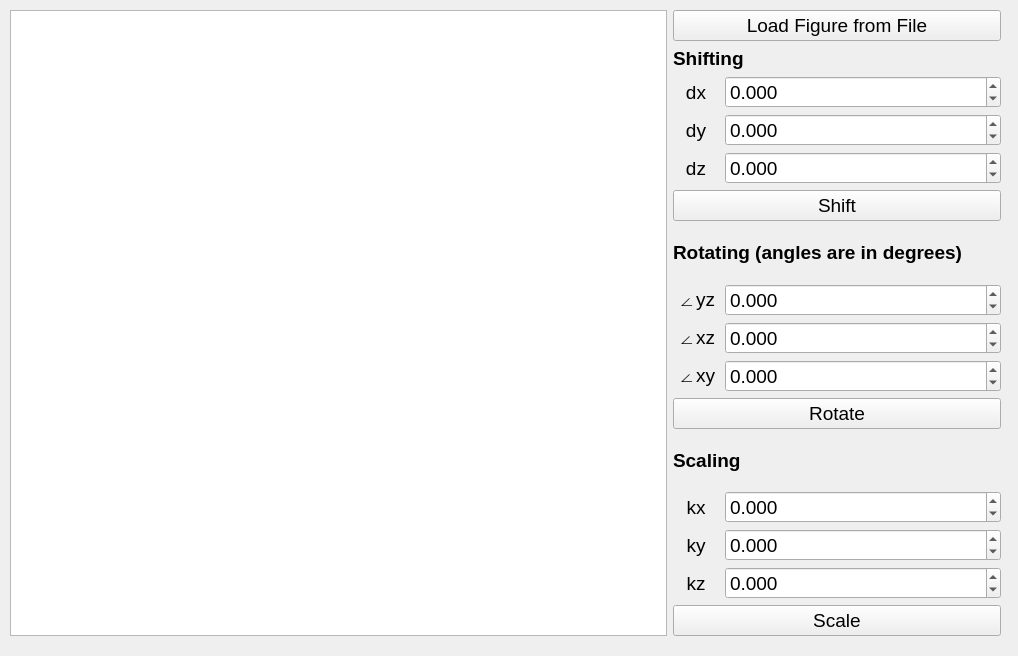
<?xml version="1.0" encoding="UTF-8"?>
<ui version="4.0">
 <class>MainWindow</class>
 <widget class="QMainWindow" name="MainWindow">
  <property name="enabled">
   <bool>true</bool>
  </property>
  <property name="geometry">
   <rect>
    <x>0</x>
    <y>0</y>
    <width>1018</width>
    <height>656</height>
   </rect>
  </property>
  <property name="sizePolicy">
   <sizepolicy hsizetype="Ignored" vsizetype="Ignored">
    <horstretch>0</horstretch>
    <verstretch>0</verstretch>
   </sizepolicy>
  </property>
  <property name="minimumSize">
   <size>
    <width>0</width>
    <height>0</height>
   </size>
  </property>
  <property name="maximumSize">
   <size>
    <width>1243455</width>
    <height>1345245</height>
   </size>
  </property>
  <property name="mouseTracking">
   <bool>false</bool>
  </property>
  <property name="windowTitle">
   <string>MainWindow</string>
  </property>
  <widget class="QWidget" name="centralwidget">
   <widget class="QWidget" name="horizontalLayoutWidget_10">
    <property name="geometry">
     <rect>
      <x>10</x>
      <y>10</y>
      <width>991</width>
      <height>626</height>
     </rect>
    </property>
    <layout class="QHBoxLayout" name="horizontalLayout_main" stretch="2,1">
     <property name="sizeConstraint">
      <enum>QLayout::SetMaximumSize</enum>
     </property>
     <item>
      <widget class="QGraphicsView" name="graphicsView">
       <property name="maximumSize">
        <size>
         <width>16777215</width>
         <height>16777215</height>
        </size>
       </property>
       <property name="autoFillBackground">
        <bool>false</bool>
       </property>
      </widget>
     </item>
     <item>
      <layout class="QVBoxLayout" name="verticalLayout" stretch="1,1,1">
       <property name="spacing">
        <number>6</number>
       </property>
       <property name="sizeConstraint">
        <enum>QLayout::SetDefaultConstraint</enum>
       </property>
       <item>
        <layout class="QVBoxLayout" name="verticalLayout_shift">
         <item>
          <widget class="QPushButton" name="pushButton_load">
           <property name="font">
            <font>
             <pointsize>14</pointsize>
            </font>
           </property>
           <property name="text">
            <string>Load Figure from File</string>
           </property>
          </widget>
         </item>
         <item>
          <widget class="QLabel" name="label_shift">
           <property name="font">
            <font>
             <pointsize>14</pointsize>
             <italic>false</italic>
             <bold>true</bold>
             <underline>false</underline>
            </font>
           </property>
           <property name="autoFillBackground">
            <bool>false</bool>
           </property>
           <property name="text">
            <string>Shifting</string>
           </property>
          </widget>
         </item>
         <item>
          <layout class="QHBoxLayout" name="horizontalLayout_dx" stretch="1,6">
           <item>
            <widget class="QLabel" name="label_dx">
             <property name="font">
              <font>
               <pointsize>14</pointsize>
              </font>
             </property>
             <property name="text">
              <string>dx</string>
             </property>
             <property name="alignment">
              <set>Qt::AlignCenter</set>
             </property>
            </widget>
           </item>
           <item>
            <widget class="QDoubleSpinBox" name="doubleSpinBox_dx">
             <property name="font">
              <font>
               <pointsize>14</pointsize>
              </font>
             </property>
             <property name="decimals">
              <number>3</number>
             </property>
             <property name="minimum">
              <double>-300.000000000000000</double>
             </property>
             <property name="maximum">
              <double>300.000000000000000</double>
             </property>
             <property name="singleStep">
              <double>1.000000000000000</double>
             </property>
            </widget>
           </item>
          </layout>
         </item>
         <item>
          <layout class="QHBoxLayout" name="horizontalLayout_dy" stretch="1,6">
           <item>
            <widget class="QLabel" name="label_dy">
             <property name="font">
              <font>
               <pointsize>14</pointsize>
              </font>
             </property>
             <property name="text">
              <string>dy</string>
             </property>
             <property name="alignment">
              <set>Qt::AlignCenter</set>
             </property>
            </widget>
           </item>
           <item>
            <widget class="QDoubleSpinBox" name="doubleSpinBox_dy">
             <property name="font">
              <font>
               <pointsize>14</pointsize>
              </font>
             </property>
             <property name="decimals">
              <number>3</number>
             </property>
             <property name="minimum">
              <double>-300.000000000000000</double>
             </property>
             <property name="maximum">
              <double>300.000000000000000</double>
             </property>
             <property name="singleStep">
              <double>1.000000000000000</double>
             </property>
            </widget>
           </item>
          </layout>
         </item>
         <item>
          <layout class="QHBoxLayout" name="horizontalLayout_dz" stretch="1,6">
           <item>
            <widget class="QLabel" name="label_dz">
             <property name="font">
              <font>
               <pointsize>14</pointsize>
              </font>
             </property>
             <property name="text">
              <string>dz</string>
             </property>
             <property name="alignment">
              <set>Qt::AlignCenter</set>
             </property>
            </widget>
           </item>
           <item>
            <widget class="QDoubleSpinBox" name="doubleSpinBox_dz">
             <property name="font">
              <font>
               <pointsize>14</pointsize>
              </font>
             </property>
             <property name="decimals">
              <number>3</number>
             </property>
             <property name="minimum">
              <double>-300.000000000000000</double>
             </property>
             <property name="maximum">
              <double>300.000000000000000</double>
             </property>
             <property name="singleStep">
              <double>1.000000000000000</double>
             </property>
            </widget>
           </item>
          </layout>
         </item>
         <item>
          <widget class="QPushButton" name="pushButton_shift">
           <property name="font">
            <font>
             <pointsize>14</pointsize>
            </font>
           </property>
           <property name="text">
            <string>Shift</string>
           </property>
          </widget>
         </item>
        </layout>
       </item>
       <item>
        <layout class="QVBoxLayout" name="verticalLayout_rotate">
         <item>
          <widget class="QLabel" name="label_rotate">
           <property name="font">
            <font>
             <pointsize>14</pointsize>
             <italic>false</italic>
             <bold>true</bold>
             <underline>false</underline>
            </font>
           </property>
           <property name="text">
            <string>Rotating (angles are in degrees)</string>
           </property>
          </widget>
         </item>
         <item>
          <layout class="QHBoxLayout" name="horizontalLayout_angle_x" stretch="1,6">
           <item>
            <widget class="QLabel" name="label_angle_x">
             <property name="font">
              <font>
               <pointsize>14</pointsize>
              </font>
             </property>
             <property name="text">
              <string>∠yz</string>
             </property>
             <property name="alignment">
              <set>Qt::AlignCenter</set>
             </property>
            </widget>
           </item>
           <item>
            <widget class="QDoubleSpinBox" name="doubleSpinBox_angle_x">
             <property name="font">
              <font>
               <pointsize>14</pointsize>
              </font>
             </property>
             <property name="decimals">
              <number>3</number>
             </property>
             <property name="minimum">
              <double>-360.000000000000000</double>
             </property>
             <property name="maximum">
              <double>360.000000000000000</double>
             </property>
             <property name="singleStep">
              <double>1.000000000000000</double>
             </property>
            </widget>
           </item>
          </layout>
         </item>
         <item>
          <layout class="QHBoxLayout" name="horizontalLayout_angle_y" stretch="1,6">
           <item>
            <widget class="QLabel" name="label_angle_y">
             <property name="font">
              <font>
               <pointsize>14</pointsize>
              </font>
             </property>
             <property name="text">
              <string>∠xz</string>
             </property>
             <property name="alignment">
              <set>Qt::AlignCenter</set>
             </property>
            </widget>
           </item>
           <item>
            <widget class="QDoubleSpinBox" name="doubleSpinBox_angle_y">
             <property name="font">
              <font>
               <pointsize>14</pointsize>
              </font>
             </property>
             <property name="decimals">
              <number>3</number>
             </property>
             <property name="minimum">
              <double>-360.000000000000000</double>
             </property>
             <property name="maximum">
              <double>360.000000000000000</double>
             </property>
             <property name="singleStep">
              <double>1.000000000000000</double>
             </property>
            </widget>
           </item>
          </layout>
         </item>
         <item>
          <layout class="QHBoxLayout" name="horizontalLayout_angle_z" stretch="1,6">
           <item>
            <widget class="QLabel" name="label_angle_z">
             <property name="font">
              <font>
               <pointsize>14</pointsize>
              </font>
             </property>
             <property name="text">
              <string>∠xy</string>
             </property>
             <property name="alignment">
              <set>Qt::AlignCenter</set>
             </property>
            </widget>
           </item>
           <item>
            <widget class="QDoubleSpinBox" name="doubleSpinBox_angle_z">
             <property name="font">
              <font>
               <pointsize>14</pointsize>
              </font>
             </property>
             <property name="decimals">
              <number>3</number>
             </property>
             <property name="minimum">
              <double>-360.000000000000000</double>
             </property>
             <property name="maximum">
              <double>360.000000000000000</double>
             </property>
             <property name="singleStep">
              <double>1.000000000000000</double>
             </property>
            </widget>
           </item>
          </layout>
         </item>
         <item>
          <widget class="QPushButton" name="pushButton_rotate">
           <property name="font">
            <font>
             <pointsize>14</pointsize>
            </font>
           </property>
           <property name="text">
            <string>Rotate</string>
           </property>
          </widget>
         </item>
        </layout>
       </item>
       <item>
        <layout class="QVBoxLayout" name="verticalLayout_scale">
         <item>
          <widget class="QLabel" name="label_scale">
           <property name="font">
            <font>
             <pointsize>14</pointsize>
             <italic>false</italic>
             <bold>true</bold>
             <underline>false</underline>
            </font>
           </property>
           <property name="text">
            <string>Scaling</string>
           </property>
          </widget>
         </item>
         <item>
          <layout class="QHBoxLayout" name="horizontalLayout_kx" stretch="1,6">
           <item>
            <widget class="QLabel" name="label_kx">
             <property name="font">
              <font>
               <pointsize>14</pointsize>
              </font>
             </property>
             <property name="text">
              <string>kx</string>
             </property>
             <property name="alignment">
              <set>Qt::AlignCenter</set>
             </property>
            </widget>
           </item>
           <item>
            <widget class="QDoubleSpinBox" name="doubleSpinBox_kx">
             <property name="font">
              <font>
               <pointsize>14</pointsize>
              </font>
             </property>
             <property name="decimals">
              <number>3</number>
             </property>
             <property name="minimum">
              <double>-100.000000000000000</double>
             </property>
             <property name="maximum">
              <double>100.000000000000000</double>
             </property>
             <property name="singleStep">
              <double>0.500000000000000</double>
             </property>
            </widget>
           </item>
          </layout>
         </item>
         <item>
          <layout class="QHBoxLayout" name="horizontalLayout_ky" stretch="1,6">
           <item>
            <widget class="QLabel" name="label_ky">
             <property name="font">
              <font>
               <pointsize>14</pointsize>
              </font>
             </property>
             <property name="text">
              <string>ky</string>
             </property>
             <property name="alignment">
              <set>Qt::AlignCenter</set>
             </property>
            </widget>
           </item>
           <item>
            <widget class="QDoubleSpinBox" name="doubleSpinBox_ky">
             <property name="font">
              <font>
               <pointsize>14</pointsize>
              </font>
             </property>
             <property name="decimals">
              <number>3</number>
             </property>
             <property name="minimum">
              <double>-100.000000000000000</double>
             </property>
             <property name="maximum">
              <double>100.000000000000000</double>
             </property>
             <property name="singleStep">
              <double>0.500000000000000</double>
             </property>
            </widget>
           </item>
          </layout>
         </item>
         <item>
          <layout class="QHBoxLayout" name="horizontalLayout_kz" stretch="1,6">
           <item>
            <widget class="QLabel" name="label_kz">
             <property name="font">
              <font>
               <pointsize>14</pointsize>
              </font>
             </property>
             <property name="text">
              <string>kz</string>
             </property>
             <property name="alignment">
              <set>Qt::AlignCenter</set>
             </property>
            </widget>
           </item>
           <item>
            <widget class="QDoubleSpinBox" name="doubleSpinBox_kz">
             <property name="font">
              <font>
               <pointsize>14</pointsize>
              </font>
             </property>
             <property name="decimals">
              <number>3</number>
             </property>
             <property name="minimum">
              <double>-100.000000000000000</double>
             </property>
             <property name="maximum">
              <double>100.000000000000000</double>
             </property>
             <property name="singleStep">
              <double>0.500000000000000</double>
             </property>
            </widget>
           </item>
          </layout>
         </item>
         <item>
          <widget class="QPushButton" name="pushButton_scale">
           <property name="font">
            <font>
             <pointsize>14</pointsize>
            </font>
           </property>
           <property name="text">
            <string>Scale</string>
           </property>
          </widget>
         </item>
        </layout>
       </item>
      </layout>
     </item>
    </layout>
   </widget>
  </widget>
  <widget class="QMenuBar" name="menubar">
   <property name="geometry">
    <rect>
     <x>0</x>
     <y>0</y>
     <width>1018</width>
     <height>22</height>
    </rect>
   </property>
  </widget>
 </widget>
 <resources/>
 <connections/>
</ui>
